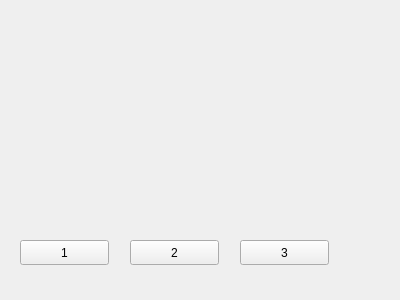
<?xml version="1.0" encoding="UTF-8"?>
<ui version="4.0">
 <class>Calculadora</class>
 <widget class="QWidget" name="Calculadora">
  <property name="geometry">
   <rect>
    <x>0</x>
    <y>0</y>
    <width>400</width>
    <height>300</height>
   </rect>
  </property>
  <property name="windowTitle">
   <string>Form</string>
  </property>
  <widget class="QPushButton" name="b1">
   <property name="geometry">
    <rect>
     <x>20</x>
     <y>240</y>
     <width>89</width>
     <height>25</height>
    </rect>
   </property>
   <property name="text">
    <string>1</string>
   </property>
  </widget>
  <widget class="QPushButton" name="b2">
   <property name="geometry">
    <rect>
     <x>130</x>
     <y>240</y>
     <width>89</width>
     <height>25</height>
    </rect>
   </property>
   <property name="text">
    <string>2</string>
   </property>
  </widget>
  <widget class="QPushButton" name="pushButton_3">
   <property name="geometry">
    <rect>
     <x>240</x>
     <y>240</y>
     <width>89</width>
     <height>25</height>
    </rect>
   </property>
   <property name="text">
    <string>3</string>
   </property>
  </widget>
 </widget>
 <resources/>
 <connections/>
</ui>
